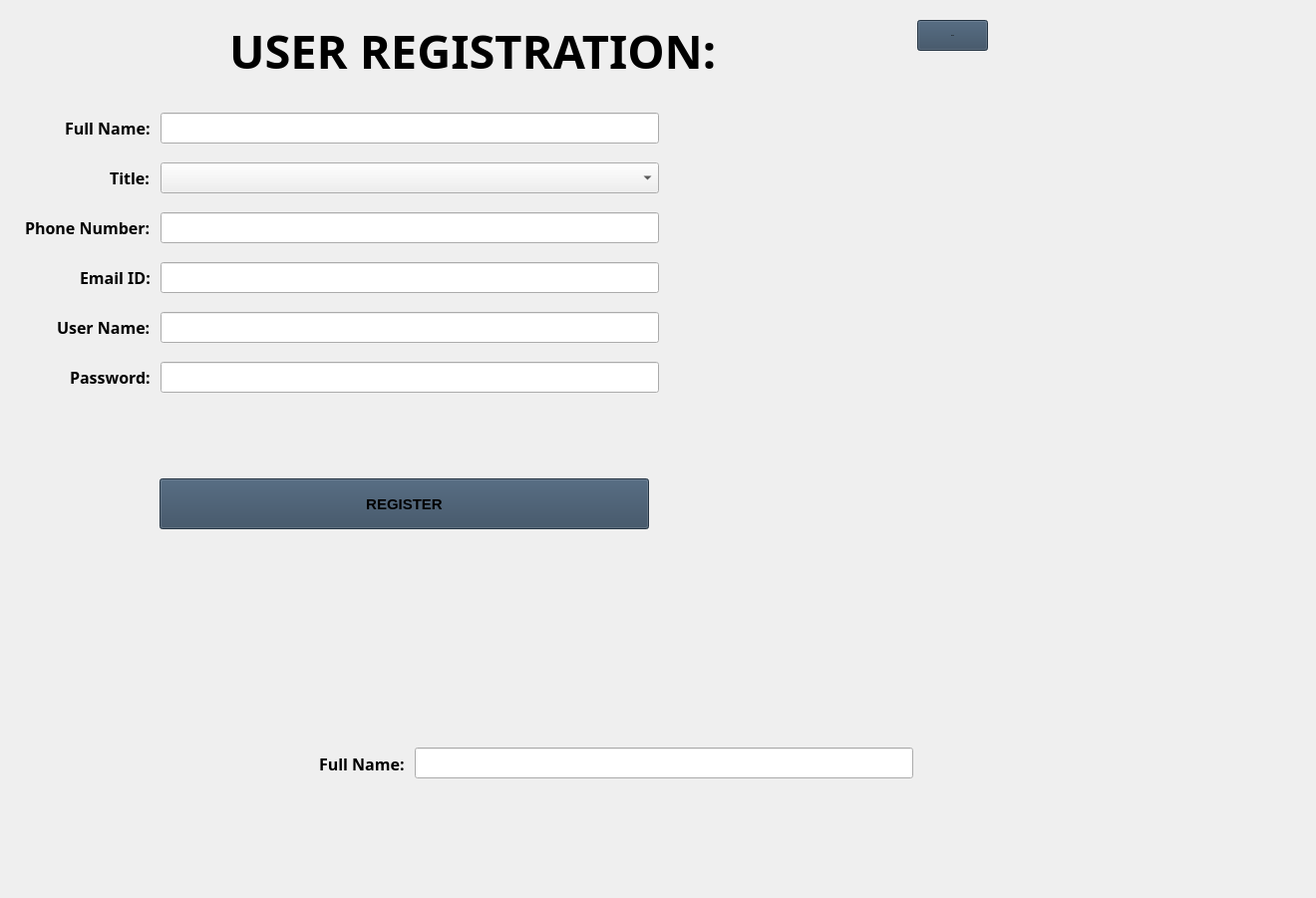
    <widget class="QWidget" name="RegisterPage">
     <property name="styleSheet">
      <string notr="true">QWidget#RegisterPage{
	
	background-color: rgb(41, 128, 185);
}</string>
     </property>
     <widget class="QPushButton" name="RegisterBackBtn">
      <property name="geometry">
       <rect>
        <x>920</x>
        <y>20</y>
        <width>71</width>
        <height>31</height>
       </rect>
      </property>
      <property name="font">
       <font>
        <pointsize>-1</pointsize>
        <bold>true</bold>
       </font>
      </property>
      <property name="styleSheet">
       <string notr="true">background-color: rgb(52, 73, 94);</string>
      </property>
      <property name="text">
       <string>BACK</string>
      </property>
     </widget>
     <widget class="QLabel" name="label_17">
      <property name="geometry">
       <rect>
        <x>230</x>
        <y>20</y>
        <width>571</width>
        <height>61</height>
       </rect>
      </property>
      <property name="font">
       <font>
        <family>Barlow</family>
        <pointsize>35</pointsize>
        <bold>true</bold>
       </font>
      </property>
      <property name="text">
       <string>USER REGISTRATION:</string>
      </property>
     </widget>
     <widget class="QWidget" name="verticalLayoutWidget_2">
      <property name="geometry">
       <rect>
        <x>0</x>
        <y>100</y>
        <width>1311</width>
        <height>311</height>
       </rect>
      </property>
      <layout class="QVBoxLayout" name="verticalLayout_2">
       <item>
        <layout class="QHBoxLayout" name="horizontalLayout_10">
         <item>
          <spacer name="horizontalSpacer_19">
           <property name="orientation">
            <enum>Qt::Orientation::Horizontal</enum>
           </property>
           <property name="sizeType">
            <enum>QSizePolicy::Policy::Expanding</enum>
           </property>
           <property name="sizeHint" stdset="0">
            <size>
             <width>40</width>
             <height>20</height>
            </size>
           </property>
          </spacer>
         </item>
         <item>
          <widget class="QLabel" name="label_18">
           <property name="font">
            <font>
             <family>Barlow</family>
             <pointsize>12</pointsize>
             <bold>true</bold>
            </font>
           </property>
           <property name="text">
            <string>Full Name: </string>
           </property>
          </widget>
         </item>
         <item>
          <widget class="QLineEdit" name="nameInput">
           <property name="sizePolicy">
            <sizepolicy hsizetype="Fixed" vsizetype="Fixed">
             <horstretch>0</horstretch>
             <verstretch>0</verstretch>
            </sizepolicy>
           </property>
           <property name="minimumSize">
            <size>
             <width>500</width>
             <height>0</height>
            </size>
           </property>
           <property name="font">
            <font>
             <family>Barlow</family>
             <pointsize>12</pointsize>
             <bold>false</bold>
            </font>
           </property>
          </widget>
         </item>
         <item>
          <spacer name="horizontalSpacer_20">
           <property name="orientation">
            <enum>Qt::Orientation::Horizontal</enum>
           </property>
           <property name="sizeType">
            <enum>QSizePolicy::Policy::Fixed</enum>
           </property>
           <property name="sizeHint" stdset="0">
            <size>
             <width>650</width>
             <height>20</height>
            </size>
           </property>
          </spacer>
         </item>
        </layout>
       </item>
       <item>
        <layout class="QHBoxLayout" name="horizontalLayout_14">
         <item>
          <spacer name="horizontalSpacer_27">
           <property name="orientation">
            <enum>Qt::Orientation::Horizontal</enum>
           </property>
           <property name="sizeType">
            <enum>QSizePolicy::Policy::Expanding</enum>
           </property>
           <property name="sizeHint" stdset="0">
            <size>
             <width>40</width>
             <height>20</height>
            </size>
           </property>
          </spacer>
         </item>
         <item>
          <widget class="QLabel" name="label_22">
           <property name="font">
            <font>
             <family>Barlow</family>
             <pointsize>12</pointsize>
             <bold>true</bold>
            </font>
           </property>
           <property name="text">
            <string>Title: </string>
           </property>
          </widget>
         </item>
         <item>
          <widget class="QComboBox" name="comboBox">
           <property name="sizePolicy">
            <sizepolicy hsizetype="Fixed" vsizetype="Fixed">
             <horstretch>0</horstretch>
             <verstretch>0</verstretch>
            </sizepolicy>
           </property>
           <property name="minimumSize">
            <size>
             <width>500</width>
             <height>0</height>
            </size>
           </property>
           <property name="font">
            <font>
             <family>Barlow</family>
             <pointsize>12</pointsize>
            </font>
           </property>
          </widget>
         </item>
         <item>
          <spacer name="horizontalSpacer_28">
           <property name="orientation">
            <enum>Qt::Orientation::Horizontal</enum>
           </property>
           <property name="sizeType">
            <enum>QSizePolicy::Policy::Fixed</enum>
           </property>
           <property name="sizeHint" stdset="0">
            <size>
             <width>650</width>
             <height>20</height>
            </size>
           </property>
          </spacer>
         </item>
        </layout>
       </item>
       <item>
        <layout class="QHBoxLayout" name="horizontalLayout_13">
         <item>
          <spacer name="horizontalSpacer_25">
           <property name="orientation">
            <enum>Qt::Orientation::Horizontal</enum>
           </property>
           <property name="sizeType">
            <enum>QSizePolicy::Policy::Expanding</enum>
           </property>
           <property name="sizeHint" stdset="0">
            <size>
             <width>40</width>
             <height>20</height>
            </size>
           </property>
          </spacer>
         </item>
         <item>
          <widget class="QLabel" name="label_21">
           <property name="font">
            <font>
             <family>Barlow</family>
             <pointsize>12</pointsize>
             <bold>true</bold>
            </font>
           </property>
           <property name="text">
            <string>Phone Number: </string>
           </property>
          </widget>
         </item>
         <item>
          <widget class="QLineEdit" name="nameInput_4">
           <property name="sizePolicy">
            <sizepolicy hsizetype="Fixed" vsizetype="Fixed">
             <horstretch>0</horstretch>
             <verstretch>0</verstretch>
            </sizepolicy>
           </property>
           <property name="minimumSize">
            <size>
             <width>500</width>
             <height>0</height>
            </size>
           </property>
           <property name="font">
            <font>
             <family>Barlow</family>
             <pointsize>12</pointsize>
             <bold>false</bold>
            </font>
           </property>
          </widget>
         </item>
         <item>
          <spacer name="horizontalSpacer_26">
           <property name="orientation">
            <enum>Qt::Orientation::Horizontal</enum>
           </property>
           <property name="sizeType">
            <enum>QSizePolicy::Policy::Fixed</enum>
           </property>
           <property name="sizeHint" stdset="0">
            <size>
             <width>650</width>
             <height>20</height>
            </size>
           </property>
          </spacer>
         </item>
        </layout>
       </item>
       <item>
        <layout class="QHBoxLayout" name="horizontalLayout_12">
         <item>
          <spacer name="horizontalSpacer_23">
           <property name="orientation">
            <enum>Qt::Orientation::Horizontal</enum>
           </property>
           <property name="sizeType">
            <enum>QSizePolicy::Policy::Expanding</enum>
           </property>
           <property name="sizeHint" stdset="0">
            <size>
             <width>40</width>
             <height>20</height>
            </size>
           </property>
          </spacer>
         </item>
         <item>
          <widget class="QLabel" name="label_20">
           <property name="font">
            <font>
             <family>Barlow</family>
             <pointsize>12</pointsize>
             <bold>true</bold>
            </font>
           </property>
           <property name="text">
            <string>Email ID: </string>
           </property>
          </widget>
         </item>
         <item>
          <widget class="QLineEdit" name="nameInput_3">
           <property name="sizePolicy">
            <sizepolicy hsizetype="Fixed" vsizetype="Fixed">
             <horstretch>0</horstretch>
             <verstretch>0</verstretch>
            </sizepolicy>
           </property>
           <property name="minimumSize">
            <size>
             <width>500</width>
             <height>0</height>
            </size>
           </property>
           <property name="font">
            <font>
             <family>Barlow</family>
             <pointsize>12</pointsize>
             <bold>false</bold>
            </font>
           </property>
          </widget>
         </item>
         <item>
          <spacer name="horizontalSpacer_24">
           <property name="orientation">
            <enum>Qt::Orientation::Horizontal</enum>
           </property>
           <property name="sizeType">
            <enum>QSizePolicy::Policy::Fixed</enum>
           </property>
           <property name="sizeHint" stdset="0">
            <size>
             <width>650</width>
             <height>20</height>
            </size>
           </property>
          </spacer>
         </item>
        </layout>
       </item>
       <item>
        <layout class="QHBoxLayout" name="horizontalLayout_17">
         <item>
          <spacer name="horizontalSpacer_33">
           <property name="orientation">
            <enum>Qt::Orientation::Horizontal</enum>
           </property>
           <property name="sizeType">
            <enum>QSizePolicy::Policy::Expanding</enum>
           </property>
           <property name="sizeHint" stdset="0">
            <size>
             <width>40</width>
             <height>20</height>
            </size>
           </property>
          </spacer>
         </item>
         <item>
          <widget class="QLabel" name="label_25">
           <property name="font">
            <font>
             <family>Barlow</family>
             <pointsize>12</pointsize>
             <bold>true</bold>
            </font>
           </property>
           <property name="text">
            <string>User Name: </string>
           </property>
          </widget>
         </item>
         <item>
          <widget class="QLineEdit" name="nameInput_8">
           <property name="sizePolicy">
            <sizepolicy hsizetype="Fixed" vsizetype="Fixed">
             <horstretch>0</horstretch>
             <verstretch>0</verstretch>
            </sizepolicy>
           </property>
           <property name="minimumSize">
            <size>
             <width>500</width>
             <height>0</height>
            </size>
           </property>
           <property name="font">
            <font>
             <family>Barlow</family>
             <pointsize>12</pointsize>
             <bold>false</bold>
            </font>
           </property>
          </widget>
         </item>
         <item>
          <spacer name="horizontalSpacer_34">
           <property name="orientation">
            <enum>Qt::Orientation::Horizontal</enum>
           </property>
           <property name="sizeType">
            <enum>QSizePolicy::Policy::Fixed</enum>
           </property>
           <property name="sizeHint" stdset="0">
            <size>
             <width>650</width>
             <height>20</height>
            </size>
           </property>
          </spacer>
         </item>
        </layout>
       </item>
       <item>
        <layout class="QHBoxLayout" name="horizontalLayout_11">
         <item>
          <spacer name="horizontalSpacer_21">
           <property name="orientation">
            <enum>Qt::Orientation::Horizontal</enum>
           </property>
           <property name="sizeType">
            <enum>QSizePolicy::Policy::Expanding</enum>
           </property>
           <property name="sizeHint" stdset="0">
            <size>
             <width>40</width>
             <height>20</height>
            </size>
           </property>
          </spacer>
         </item>
         <item>
          <widget class="QLabel" name="label_19">
           <property name="font">
            <font>
             <family>Barlow</family>
             <pointsize>12</pointsize>
             <bold>true</bold>
            </font>
           </property>
           <property name="text">
            <string>Password: </string>
           </property>
          </widget>
         </item>
         <item>
          <widget class="QLineEdit" name="nameInput_2">
           <property name="sizePolicy">
            <sizepolicy hsizetype="Fixed" vsizetype="Fixed">
             <horstretch>0</horstretch>
             <verstretch>0</verstretch>
            </sizepolicy>
           </property>
           <property name="minimumSize">
            <size>
             <width>500</width>
             <height>0</height>
            </size>
           </property>
           <property name="font">
            <font>
             <family>Barlow</family>
             <pointsize>12</pointsize>
             <bold>false</bold>
            </font>
           </property>
          </widget>
         </item>
         <item>
          <spacer name="horizontalSpacer_22">
           <property name="orientation">
            <enum>Qt::Orientation::Horizontal</enum>
           </property>
           <property name="sizeType">
            <enum>QSizePolicy::Policy::Fixed</enum>
           </property>
           <property name="sizeHint" stdset="0">
            <size>
             <width>650</width>
             <height>20</height>
            </size>
           </property>
          </spacer>
         </item>
        </layout>
       </item>
      </layout>
     </widget>
     <widget class="QWidget" name="horizontalLayoutWidget_6">
      <property name="geometry">
       <rect>
        <x>280</x>
        <y>640</y>
        <width>909</width>
        <height>252</height>
       </rect>
      </property>
      <layout class="QHBoxLayout" name="horizontalLayout_15">
       <item>
        <spacer name="horizontalSpacer_29">
         <property name="orientation">
          <enum>Qt::Orientation::Horizontal</enum>
         </property>
         <property name="sizeType">
          <enum>QSizePolicy::Policy::Fixed</enum>
         </property>
         <property name="sizeHint" stdset="0">
          <size>
           <width>40</width>
           <height>20</height>
          </size>
         </property>
        </spacer>
       </item>
       <item>
        <widget class="QLabel" name="label_23">
         <property name="font">
          <font>
           <family>Barlow</family>
           <pointsize>12</pointsize>
           <bold>true</bold>
          </font>
         </property>
         <property name="text">
          <string>Full Name: </string>
         </property>
        </widget>
       </item>
       <item>
        <widget class="QLineEdit" name="nameInput_6">
         <property name="sizePolicy">
          <sizepolicy hsizetype="Fixed" vsizetype="Fixed">
           <horstretch>0</horstretch>
           <verstretch>0</verstretch>
          </sizepolicy>
         </property>
         <property name="minimumSize">
          <size>
           <width>500</width>
           <height>0</height>
          </size>
         </property>
         <property name="font">
          <font>
           <family>Barlow</family>
           <pointsize>12</pointsize>
           <bold>false</bold>
          </font>
         </property>
        </widget>
       </item>
       <item>
        <spacer name="horizontalSpacer_30">
         <property name="orientation">
          <enum>Qt::Orientation::Horizontal</enum>
         </property>
         <property name="sizeHint" stdset="0">
          <size>
           <width>40</width>
           <height>20</height>
          </size>
         </property>
        </spacer>
       </item>
      </layout>
     </widget>
     <widget class="QPushButton" name="ModelBackBtn_3">
      <property name="geometry">
       <rect>
        <x>160</x>
        <y>480</y>
        <width>491</width>
        <height>51</height>
       </rect>
      </property>
      <property name="font">
       <font>
        <pointsize>-1</pointsize>
        <bold>true</bold>
       </font>
      </property>
      <property name="styleSheet">
       <string notr="true">background-color: rgb(52, 73, 94);
font-size:15px;</string>
      </property>
      <property name="text">
       <string>REGISTER</string>
      </property>
     </widget>
     <widget class="QLabel" name="ERRORLABEL">
      <property name="geometry">
       <rect>
        <x>160</x>
        <y>440</y>
        <width>491</width>
        <height>21</height>
       </rect>
      </property>
      <property name="font">
       <font>
        <family>Barlow</family>
        <pointsize>12</pointsize>
        <bold>true</bold>
       </font>
      </property>
      <property name="text">
       <string/>
      </property>
     </widget>
     <widget class="QLabel" name="label_27">
      <property name="geometry">
       <rect>
        <x>110</x>
        <y>10</y>
        <width>111</width>
        <height>81</height>
       </rect>
      </property>
      <property name="styleSheet">
       <string notr="true">border-image: url(:/child1/It_is_a_official_logo_of_SDM_Institute_of_Technology,_Ujire.jpg);</string>
      </property>
      <property name="text">
       <string/>
      </property>
     </widget>
    </widget>
